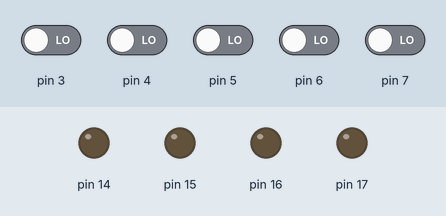
Bench run of a sketch on a simulated Arduino Uno, built with avr-gcc and run on an emulated ATmega328P. On the bench: output pins drawn as LEDs (lit = HIGH). The test bench sets the inputs (shaded band); at power-on: pin 3–7 LOW.

Above: at 1.2 s.
1.3 s: pin 3 driven HIGH
At 1.7 s:
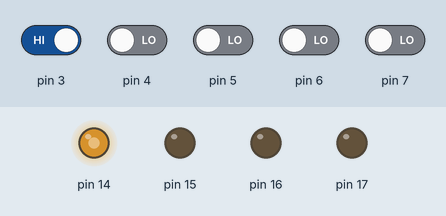
2.8 s: pin 4 driven HIGH
At 3.3 s:
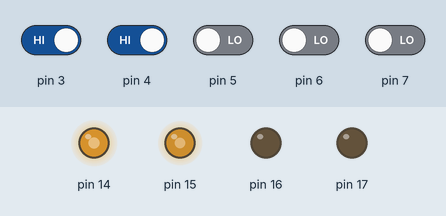
4.3 s: pin 5 driven HIGH
At 5.2 s:
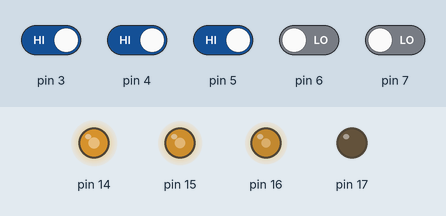
5.8 s: pin 6 driven HIGH
At 6.8 s:
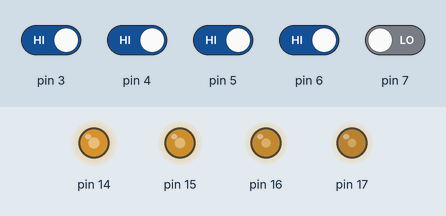
7.3 s: pin 7 driven HIGH
At 8.5 s:
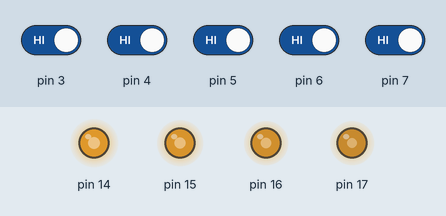
8.8 s: pin 3 driven LOW
At 9.3 s:
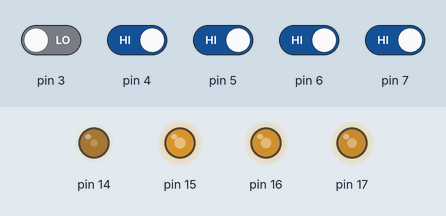
Timing chart, 0 to 11.3 s (numbered marks = the images above; inputs shaded):
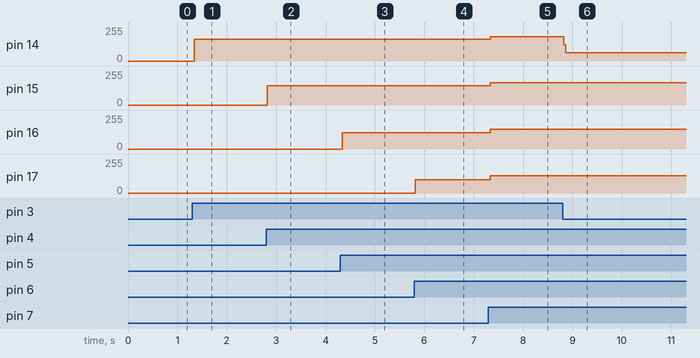

Measured:
- after the input at 1.3 s, pin 14: 0/255 → 162/255 at once
- after the input at 2.8 s, pin 15: 0/255 → 144/255 at once
- after the input at 4.3 s, pin 16: 0/255 → 121/255 at once
- after the input at 5.8 s, pin 17: 0/255 → 101/255 at once
- after the input at 7.3 s, pin 14: 162/255 → 182/255 at once; pin 15: 144/255 → 167/255 at once; pin 16: 121/255 → 149/255 at once; pin 17: 101/255 → 131/255 at once
- after the input at 8.8 s, pin 14: 182/255 → 62/255 at once

The sketch:

alarmSysJboonmee.ino
```cpp
void setup() {
  // put your setup code here, to run once:4
  pinMode(3, INPUT);
  pinMode(4, INPUT);
  pinMode(5, INPUT);
  pinMode(6, INPUT);
  pinMode(7, INPUT);
  pinMode(14, OUTPUT);
  pinMode(15, OUTPUT);
  pinMode(16, OUTPUT);
  pinMode(17, OUTPUT);
}

void loop() {
  digitalWrite(14, LOW);
  digitalWrite(15, LOW);
  digitalWrite(16, LOW);
  digitalWrite(17, LOW);
  if(digitalRead(3)==1){
    digitalWrite(14, HIGH);
  }else{
    digitalWrite(14, LOW);
  }
  if(digitalRead(4)==1){
    digitalWrite(15, HIGH);
  }else{
    digitalWrite(15, LOW);
  }
  if(digitalRead(5)==1){
    digitalWrite(16, HIGH);
  }else{
    digitalWrite(16, LOW);
  }
  if(digitalRead(6)==1){
    digitalWrite(17, HIGH);
  }else{
    digitalWrite(17, LOW);
  }
  if(digitalRead(7)==1){
    digitalWrite(14, HIGH);
    digitalWrite(15, HIGH);
    digitalWrite(16, HIGH);
    digitalWrite(17, HIGH);
  }

}
```
